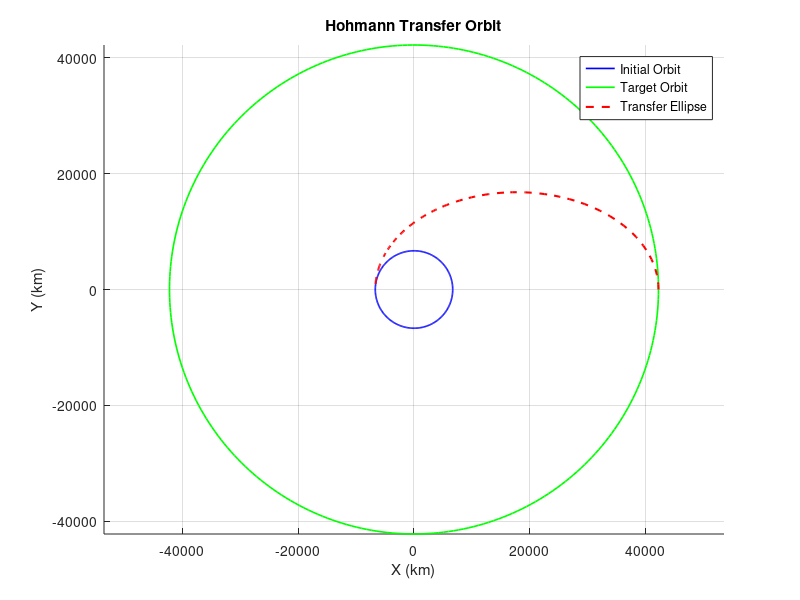

Here is the MATLAB script that generated this plot:
%% Hohmann Transfer Orbit Between Two Circular Orbits
% Computes delta-v budget and plots the transfer ellipse

clear; clc; close all;

mu = 398600.4418; % km^3/s^2
Re = 6378;

r1 = Re + 300;   % initial circular orbit altitude 300 km
r2 = Re + 35786;  % target: GEO altitude

v1 = sqrt(mu/r1);
v2 = sqrt(mu/r2);

a_t = (r1 + r2)/2; % transfer ellipse semi-major axis
vp_t = sqrt(mu*(2/r1 - 1/a_t));
va_t = sqrt(mu*(2/r2 - 1/a_t));

dv1 = vp_t - v1;
dv2 = v2 - va_t;
dv_total = abs(dv1) + abs(dv2);

t_transfer = pi * sqrt(a_t^3/mu); % seconds

fprintf('Delta-v1 (departure burn): %.3f km/s\n', dv1);
fprintf('Delta-v2 (arrival burn):   %.3f km/s\n', dv2);
fprintf('Total delta-v:             %.3f km/s\n', dv_total);
fprintf('Transfer time:             %.2f hours\n', t_transfer/3600);

% Plot orbits
theta = linspace(0, 2*pi, 300);
figure; hold on; axis equal; grid on;

plot(r1*cos(theta), r1*sin(theta), 'b', 'LineWidth', 1.2);
plot(r2*cos(theta), r2*sin(theta), 'g', 'LineWidth', 1.2);

e_t = (r2 - r1)/(r2 + r1);
th_t = linspace(0, pi, 150);
r_t = a_t*(1 - e_t^2) ./ (1 + e_t*cos(th_t - pi));
plot(r_t.*cos(th_t), r_t.*sin(th_t), 'r--', 'LineWidth', 1.5);

legend('Initial Orbit', 'Target Orbit', 'Transfer Ellipse');
title('Hohmann Transfer Orbit');
xlabel('X (km)'); ylabel('Y (km)');
